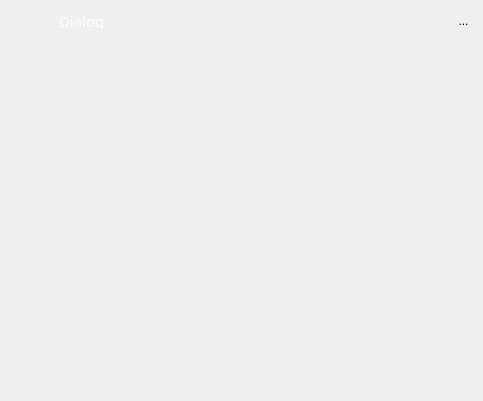
<?xml version="1.0" encoding="UTF-8"?>
<ui version="4.0">
 <class>TcShadowDialog</class>
 <widget class="QDialog" name="TcShadowDialog">
  <property name="geometry">
   <rect>
    <x>0</x>
    <y>0</y>
    <width>483</width>
    <height>401</height>
   </rect>
  </property>
  <property name="windowTitle">
   <string>Dialog</string>
  </property>
  <property name="styleSheet">
   <string notr="true">TcShadowDialog
{
	border: 2px solid #B4C1E3;
}</string>
  </property>
  <layout class="QVBoxLayout" name="verticalLayout">
   <property name="spacing">
    <number>0</number>
   </property>
   <property name="leftMargin">
    <number>4</number>
   </property>
   <property name="topMargin">
    <number>4</number>
   </property>
   <property name="rightMargin">
    <number>4</number>
   </property>
   <property name="bottomMargin">
    <number>4</number>
   </property>
   <item>
    <widget class="QWidget" name="wndCaption" native="true">
     <property name="minimumSize">
      <size>
       <width>0</width>
       <height>34</height>
      </size>
     </property>
     <property name="maximumSize">
      <size>
       <width>16777215</width>
       <height>34</height>
      </size>
     </property>
     <property name="font">
      <font>
       <family>微软雅黑</family>
      </font>
     </property>
     <layout class="QHBoxLayout" name="wndCaptionLayout">
      <property name="leftMargin">
       <number>9</number>
      </property>
      <property name="topMargin">
       <number>0</number>
      </property>
      <property name="rightMargin">
       <number>6</number>
      </property>
      <property name="bottomMargin">
       <number>0</number>
      </property>
      <item>
       <widget class="QLabel" name="edIcon">
        <property name="minimumSize">
         <size>
          <width>40</width>
          <height>0</height>
         </size>
        </property>
        <property name="maximumSize">
         <size>
          <width>40</width>
          <height>16777215</height>
         </size>
        </property>
        <property name="text">
         <string/>
        </property>
        <property name="alignment">
         <set>Qt::AlignCenter</set>
        </property>
       </widget>
      </item>
      <item>
       <layout class="QHBoxLayout" name="horizontalLayout">
        <property name="leftMargin">
         <number>0</number>
        </property>
        <property name="topMargin">
         <number>9</number>
        </property>
        <property name="bottomMargin">
         <number>9</number>
        </property>
        <item>
         <widget class="QLabel" name="edCaption">
          <property name="font">
           <font>
            <family>微软雅黑</family>
            <pointsize>11</pointsize>
           </font>
          </property>
          <property name="styleSheet">
           <string notr="true">color: white;</string>
          </property>
          <property name="text">
           <string>Dialog</string>
          </property>
         </widget>
        </item>
       </layout>
      </item>
      <item>
       <spacer name="horizontalSpacer">
        <property name="orientation">
         <enum>Qt::Horizontal</enum>
        </property>
        <property name="sizeHint" stdset="0">
         <size>
          <width>232</width>
          <height>11</height>
         </size>
        </property>
       </spacer>
      </item>
      <item>
       <layout class="QHBoxLayout" name="horizontalLayout_2">
        <property name="leftMargin">
         <number>0</number>
        </property>
        <property name="bottomMargin">
         <number>0</number>
        </property>
        <item>
         <widget class="QToolButton" name="bnClose">
          <property name="styleSheet">
           <string notr="true">QToolButton{border: 0px} QToolButton::hover{border: 0px;background-color:#e90000; }</string>
          </property>
          <property name="text">
           <string>...</string>
          </property>
          <property name="icon">
           <iconset resource="tcShadowDialog.qrc">
            <normaloff>:/images/close.png</normaloff>:/images/close.png</iconset>
          </property>
         </widget>
        </item>
       </layout>
      </item>
     </layout>
    </widget>
   </item>
   <item>
    <widget class="QWidget" name="DialogWidget" native="true">
     <layout class="QVBoxLayout" name="DialogLayout">
      <property name="spacing">
       <number>0</number>
      </property>
      <property name="leftMargin">
       <number>0</number>
      </property>
      <property name="topMargin">
       <number>0</number>
      </property>
      <property name="rightMargin">
       <number>0</number>
      </property>
      <property name="bottomMargin">
       <number>0</number>
      </property>
     </layout>
    </widget>
   </item>
  </layout>
 </widget>
 <resources>
  <include location="tcShadowDialog.qrc"/>
 </resources>
 <connections>
  <connection>
   <sender>bnClose</sender>
   <signal>clicked(bool)</signal>
   <receiver>TcShadowDialog</receiver>
   <slot>reject()</slot>
   <hints>
    <hint type="sourcelabel">
     <x>465</x>
     <y>21</y>
    </hint>
    <hint type="destinationlabel">
     <x>241</x>
     <y>200</y>
    </hint>
   </hints>
  </connection>
 </connections>
</ui>
